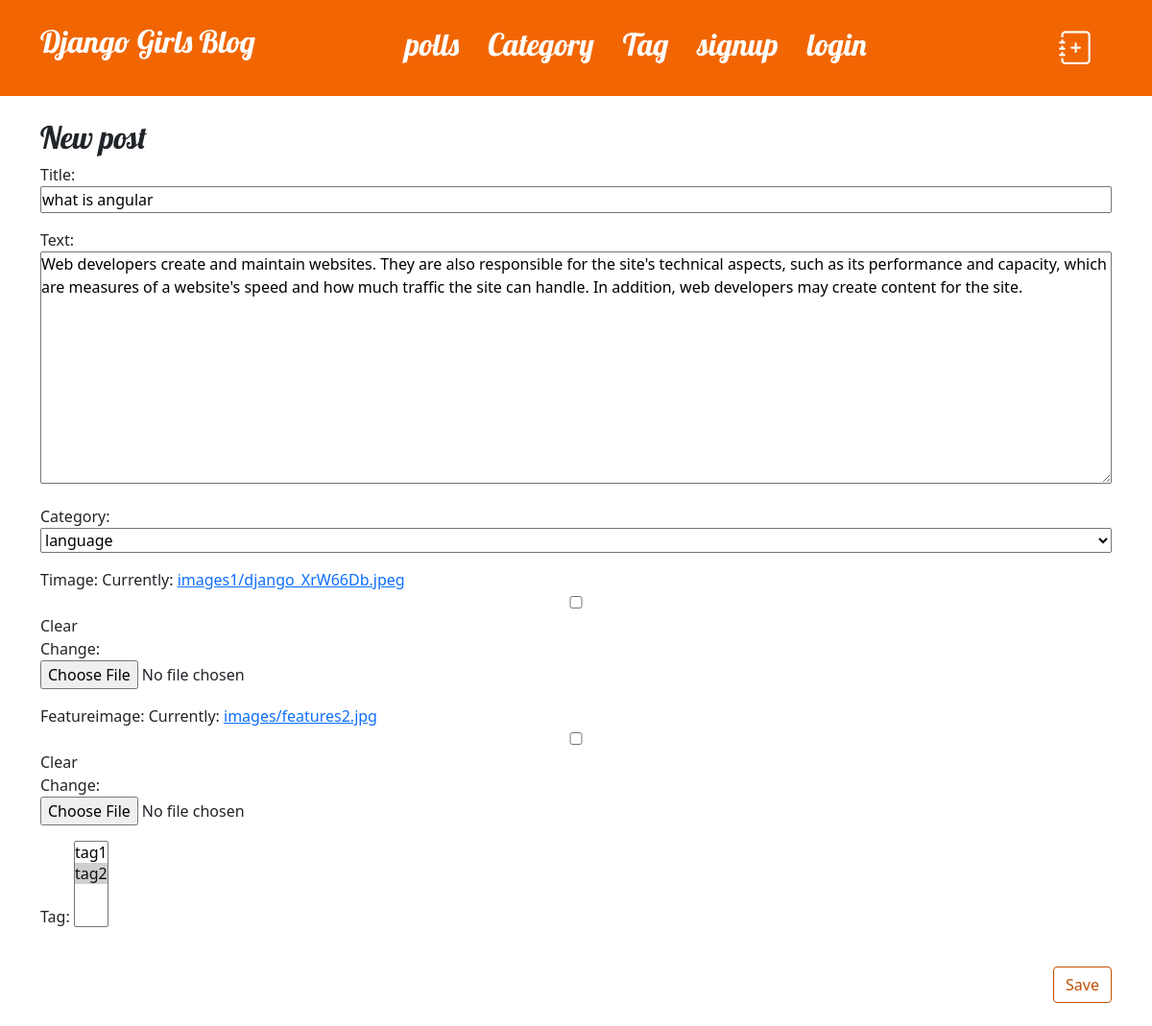
Page /post/what-is-angular/edit/ on the committed database.
### blog/models.py (models this page shows, shortened)
class Post(models.Model):
    author = models.ForeignKey(settings.AUTH_USER_MODEL, on_delete=models.CASCADE)
    title = models.CharField(max_length=200)
    text = models.TextField()
    created_date = models.DateTimeField(default=timezone.now)
    timage=models.ImageField(upload_to='images1',blank=True,null=True)
    published_date = models.DateTimeField(blank=True, null=True)
    category = models.ForeignKey(Category,on_delete=models.CASCADE ,related_name="posts")
    featureimage=models.ImageField(upload_to='images',blank=True,null=True)
    tag = models.ManyToManyField(Tag, related_name='posts', blank=True)
    slug = models.SlugField(max_length=250,allow_unicode=True,null=True, blank=True, unique=True)

### blog/views.py (the view)
# urls.py: path('post/<slug:slug>/edit/', views.post_edit, name='post_edit'),
def post_edit(request,slug):
    post = get_object_or_404(Post,slug=slug)
    if request.method == "POST":
        form = PostForm(request.POST,request.FILES, instance=post)
        if form.is_valid():
            post = form.save(commit=False)
            post.author = request.user
            post.published_date = timezone.now()
            post.save()
            return redirect('/',slug=slug)
    else:
        form = PostForm(instance=post)
    return render(request, 'blog/post_edit.html', {'form': form})

### blog/forms.py
class PostForm(forms.ModelForm):
    class Meta:
        model = Post
        fields = ('title', 'text','category','timage','featureimage','tag')

### blog/models.py (called while the page is built)
    def __str__(self):
        return self.tag_name

    def __str__(self):
        return self.category_name

### blog/templates/blog/post_edit.html
{% extends 'blog/base.html' %}
{% block content %}
    <h2>New post</h2>
    <form method="POST"  action="" class="post-form" enctype="multipart/form-data">{% csrf_token %}
        {{ form.as_p }}
        <button type="submit" class="save btn btn-secondary my-4">Save</button>
    </form>
{% endblock %}

### blog/static/css/blog.css (style rules this page uses)
* { margin: 0px; padding: 0px; }
h1, h2, h3, h4 { font-family: 'Lobster', cursive; }
.save { float: right; }
.post-form textarea, .post-form input { width: 100%; }
.btn-secondary, .btn-secondary:visited { color: #C25100; background: none; border-color: #C25100; }
select#id_category { width: 100% !important; }

### rows in the picture
Post: title "what is angular", text "Web developers create and maintain websites. They are also responsible for the site's technical aspects, such as its performance and capacity, which are measures of a website's speed and how much traffic the site can handle. In addition, web developers may create content for the site.", category "language"
